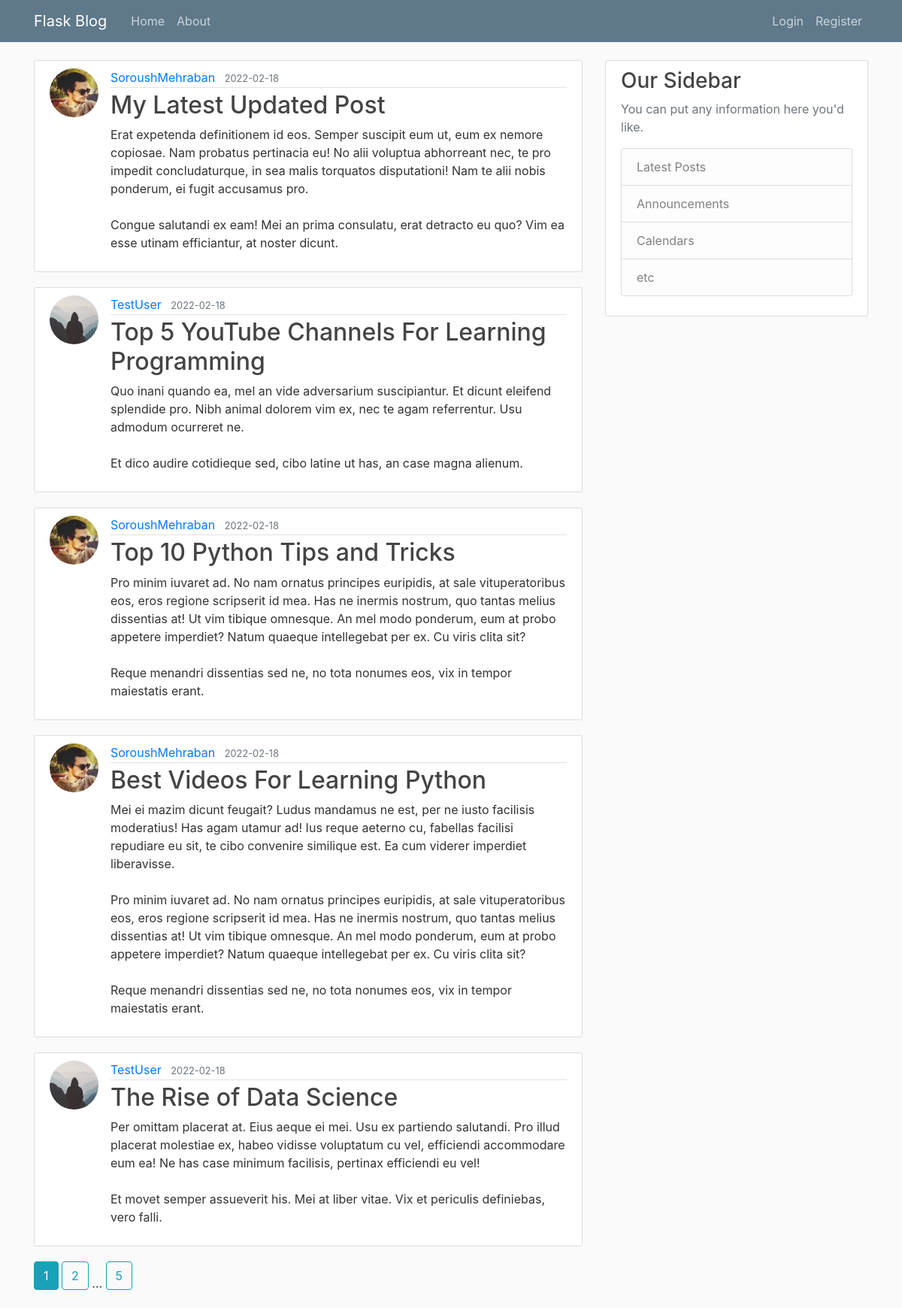
The page /home on the database its author committed.
### flaskblog/models.py (models this page shows, shortened)
class Post(db.Model):
    id = db.Column(db.Integer, primary_key=True)
    title = db.Column(db.String(100), nullable=False)
    date_posted = db.Column(db.DateTime, nullable=False, default=datetime.utcnow)
    content = db.Column(db.Text, nullable=False)
    user_id = db.Column(db.Integer, db.ForeignKey('user.id'), nullable=False)

class User(db.Model, UserMixin):
    id = db.Column(db.Integer, primary_key=True)
    username = db.Column(db.String(20), unique=True, nullable=False)
    email = db.Column(db.String(120), unique=True, nullable=False)
    image_file = db.Column(db.String(20), nullable=False, default='default.jpg')
    password = db.Column(db.String(60), nullable=False)
    posts = db.relationship("Post", backref="author", lazy=True)

### flaskblog/main/routes.py (the view)
@main.route("/")
@main.route("/home")
def home():
    page = request.args.get('page', default=1, type=int)
    posts = Post.query.order_by(Post.date_posted.desc()).paginate(per_page=5, page=page)
    return render_template('home.html', posts=posts)

### flaskblog/templates/home.html
{% extends "layout.html" %}
{% block content %}
{% for post in posts.items %}
<article class="media content-section">
    <img src="{{ url_for('static', filename='profile_pics/' + post.author.image_file) }}" alt="" class="rounded-circle article-img">
    <div class="media-body">
        <div class="article-metadata">
            <a class="mr-2" href="{{ url_for('users.user_posts', username=post.author.username) }}">{{ post.author.username }}</a>
            <small class="text-muted">{{ post.date_posted.strftime('%Y-%m-%d') }}</small>
        </div>
        <h2><a class="article-title" href="{{ url_for('posts.post', post_id=post.id) }}">{{ post.title }}</a></h2>
        <p class="article-content">{{ post.content }}</p>
    </div>
</article>
{% endfor %}
{% for page_number in posts.iter_pages(left_edge=1, right_edge=1, left_current=1, right_current=2) %}
    {% if page_number %}
        {% if posts.page == page_number %}
        <a class="btn btn-info mb-4" href="{{ url_for('main.home', page=page_number) }}">{{ page_number }}</a>
        {% else %}
        <a class="btn btn-outline-info mb-4" href="{{ url_for('main.home', page=page_number) }}">{{ page_number }}</a>
        {% endif %}
    {% else %}
        ...
    {% endif %}
{% endfor %}
{% endblock content %}

### flaskblog/static/main.css (style rules this page uses)
body { background: #fafafa; color: #333333; margin-top: 5rem; }
h1, h2, h3, h4, h5, h6 { color: #444444; }
.content-section { background: #ffffff; padding: 10px 20px; border: 1px solid #dddddd; border-radius: 3px; margin-bottom: 20px; }
.article-title { color: #444444; }
.article-content { white-space: pre-line; }
.article-img { height: 65px; width: 65px; margin-right: 16px; }
.article-metadata { padding-bottom: 1px; margin-bottom: 4px; border-bottom: 1px solid #e3e3e3 }

### rows shown on the page
Post: image_file (picture), author.username "SoroushMehraban", date_posted "2022-02-18", title "My Latest Updated Post", content "Erat expetenda definitionem id eos. Semper suscipit eum ut, eum ex nemore copiosae. Nam probatus pertinacia eu! No alii voluptua abhorreant nec, te pro impedit concludaturque, in sea malis torquatos disputationi! Nam te alii nobis ponderum, ei fugit accusamus pro. Congue salutandi ex eam! Mei an prima consulatu, erat detracto eu quo? Vim ea esse utinam efficiantur, at noster dicunt."
Post: image_file (placeholder picture), author.username "TestUser", date_posted "2022-02-18", title "Top 5 YouTube Channels For Learning Programming", content "Quo inani quando ea, mel an vide adversarium suscipiantur. Et dicunt eleifend splendide pro. Nibh animal dolorem vim ex, nec te agam referrentur. Usu admodum ocurreret ne. Et dico audire cotidieque sed, cibo latine ut has, an case magna alienum."
Post: image_file (picture), author.username "SoroushMehraban", date_posted "2022-02-18", title "Top 10 Python Tips and Tricks", content "Pro minim iuvaret ad. No nam ornatus principes euripidis, at sale vituperatoribus eos, eros regione scripserit id mea. Has ne inermis nostrum, quo tantas melius dissentias at! Ut vim tibique omnesque. An mel modo ponderum, eum at probo appetere imperdiet? Natum quaeque intellegebat per ex. Cu viris clita sit? Reque menandri dissentias sed ne, no tota nonumes eos, vix in tempor maiestatis erant."
Post: image_file (picture), author.username "SoroushMehraban", date_posted "2022-02-18", title "Best Videos For Learning Python", content "Mei ei mazim dicunt feugait? Ludus mandamus ne est, per ne iusto facilisis moderatius! Has agam utamur ad! Ius reque aeterno cu, fabellas facilisi repudiare eu sit, te cibo convenire similique est. Ea cum viderer imperdiet liberavisse. Pro minim iuvaret ad. No nam ornatus principes euripidis, at sale vituperatoribus eos, eros regione scripserit id mea. Has ne inermis nostrum, quo tantas melius dissentias at! Ut vim tibique omnesque. An mel modo ponderum, eum at probo appetere imperdiet? Natum quaeque intellegebat per ex. Cu viris clita sit? Reque menandri dissentias sed ne, no tota nonumes eos, vix in tempor maiestatis erant."
Post: image_file (placeholder picture), author.username "TestUser", date_posted "2022-02-18", title "The Rise of Data Science", content "Per omittam placerat at. Eius aeque ei mei. Usu ex partiendo salutandi. Pro illud placerat molestiae ex, habeo vidisse voluptatum cu vel, efficiendi accommodare eum ea! Ne has case minimum facilisis, pertinax efficiendi eu vel! Et movet semper assueverit his. Mei at liber vitae. Vix et periculis definiebas, vero falli."

### other values the page prints
{{ page_number }} "1"
{{ page_number }} "2" "5"
